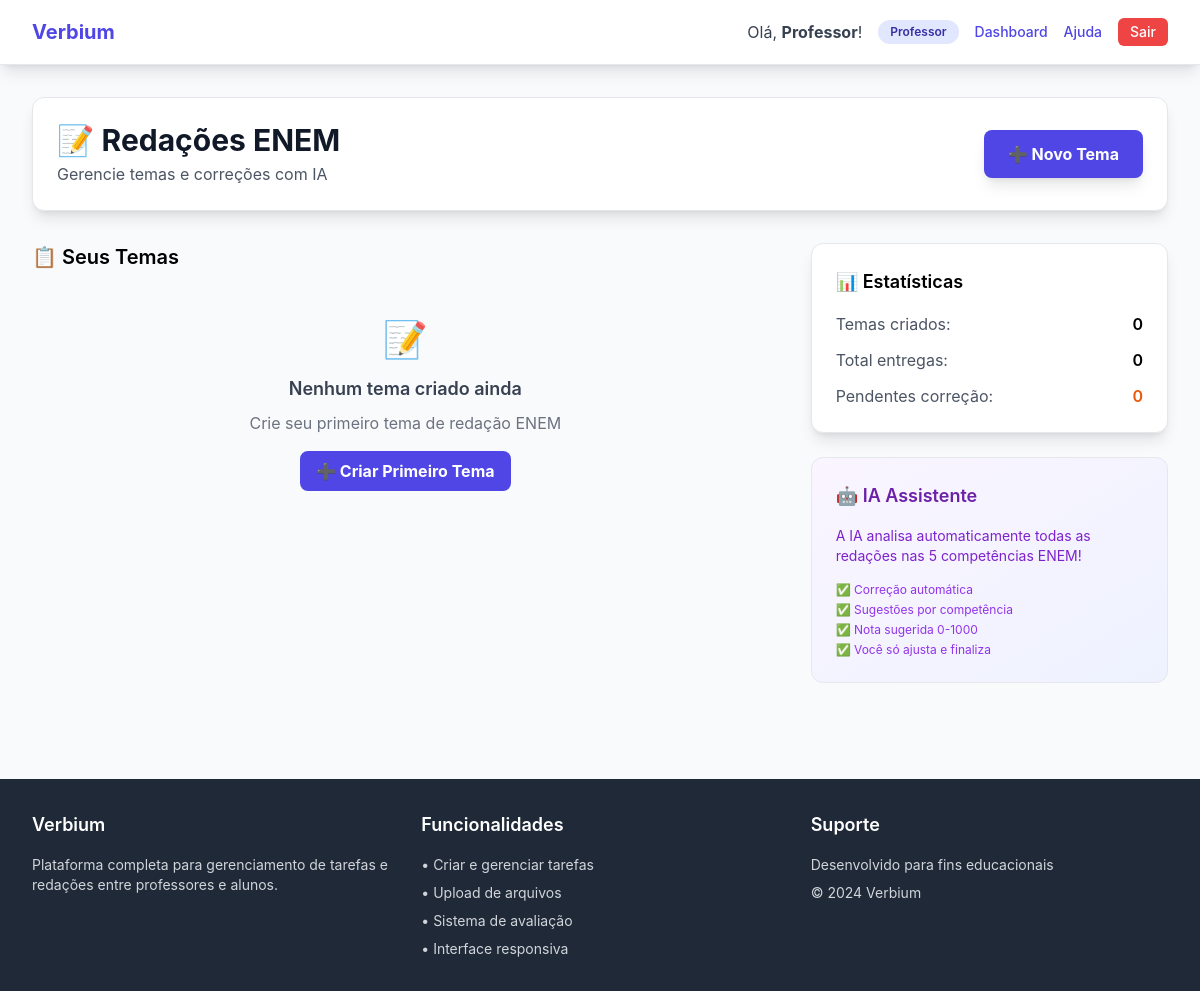
The app's page /redacoes/ (signed in), older data.
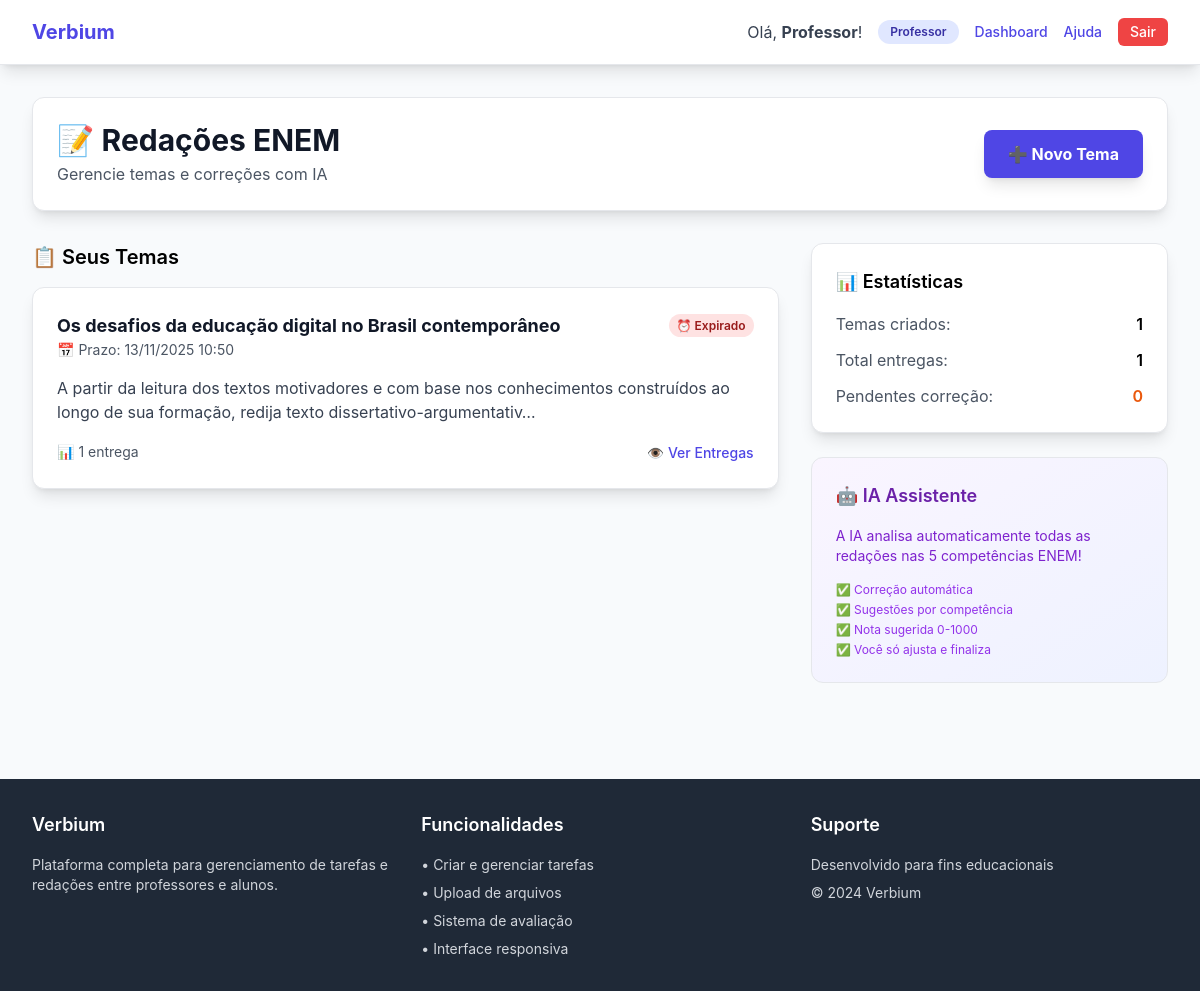
The same page, newer data.
### tarefas/models_redacao.py (models this page shows, shortened)
class RedacaoTema(models.Model):
    professor = models.ForeignKey(User, on_delete=models.CASCADE,
                                  limit_choices_to={'is_superuser': True},
                                  related_name='temas_redacao')
    titulo = models.CharField(max_length=200, verbose_name='Título do Tema')
    enunciado = models.TextField(verbose_name='Enunciado Completo')
    textos_apoio = models.TextField(blank=True, verbose_name='Textos de Apoio')
    arquivo_tema = models.FileField(upload_to='redacao_temas/', blank=True, null=True, verbose_name='Arquivo do Tema (PDF)')
    data_publicacao = models.DateTimeField(default=timezone.now)
    data_expiracao = models.DateTimeField(verbose_name='Prazo de Entrega')
    palavras_min = models.IntegerField(default=200, verbose_name='Mínimo de Palavras')
    palavras_max = models.IntegerField(default=500, verbose_name='Máximo de Palavras')
    ativo = models.BooleanField(default=True)
    class Meta:
        verbose_name = 'Tema de Redação'
        verbose_name_plural = 'Temas de Redação'
        ordering = ['-data_publicacao']
    def is_expired(self):
        return self.data_expiracao < timezone.now()

### tarefas/views_redacao.py (the view, shortened to what this page needs)
# urls.py: path('redacoes/', lista_redacoes, name='lista_redacoes'),
@login_required
def lista_redacoes(request):
    if request.user.is_superuser:
        temas = RedacaoTema.objects.filter(professor=request.user).order_by('-data_publicacao')
        return render(request, 'redacao/lista_professor.html', {'temas': temas})

### templates/redacao/lista_professor.html (shortened to what the changed rows need)
{% extends 'base.html' %}
{% block content %}
<div class="max-w-7xl mx-auto px-4 sm:px-6 lg:px-8 py-8">
    <header class="mb-8 bg-white p-6 rounded-xl shadow-lg border">
        <div class="flex justify-between items-center">
            <div>
                <h1 class="text-3xl font-bold text-gray-900">📝 Redações ENEM</h1>
            </div>
        </div>
    </header>
    <div class="grid grid-cols-1 lg:grid-cols-3 gap-8">
        <div class="lg:col-span-2">
            <h2 class="text-xl font-semibold mb-4">📋 Seus Temas</h2>
            {% for tema in temas %}
            <div class="bg-white p-6 rounded-xl shadow-lg border mb-6">
                <div class="flex justify-between items-start mb-4">
                    <div>
                        <h3 class="text-lg font-bold text-gray-900">{{ tema.titulo }}</h3>
                        <p class="text-sm text-gray-600">📅 Prazo: {{ tema.data_expiracao|date:"d/m/Y H:i" }}</p>
                    </div>
                    <div class="text-right">
                        {% if tema.is_expired %}
                            <span class="px-2 py-1 bg-red-100 text-red-800 rounded-full text-xs font-semibold">⏰ Expirado</span>
                        {% else %}
                            <span class="px-2 py-1 bg-green-100 text-green-800 rounded-full text-xs font-semibold">✅ Ativo</span>
                        {% endif %}
                    </div>
                </div>
                <p class="text-gray-700 mb-4">{{ tema.enunciado|truncatechars:150 }}</p>
                <div class="flex justify-between items-center">
                    <div class="text-sm text-gray-600">
                        📊 {{ tema.entregas.count }} entrega{{ tema.entregas.count|pluralize }}
                    </div>
                    <div class="space-x-2">
                        <a href="{% url 'tarefas:entregas_tema' tema.id %}" class="text-indigo-600 hover:text-indigo-800 font-medium text-sm">👁️ Ver Entregas</a>
                    </div>
                </div>
            </div>
            {% empty %}
            <div class="bg-gray-50 p-8 rounded-xl text-center">
                <div class="text-4xl mb-4">📝</div>
                <h3 class="text-lg font-semibold text-gray-700 mb-2">Nenhum tema criado ainda</h3>
                <p class="text-gray-500 mb-4">Crie seu primeiro tema de redação ENEM</p>
                <a href="{% url 'tarefas:criar_tema_redacao' %}" class="inline-block bg-indigo-600 hover:bg-indigo-700 text-white font-bold py-2 px-4 rounded-lg">
                    ➕ Criar Primeiro Tema
                </a>
            </div>
            {% endfor %}
        </div>
        <div class="lg:col-span-1">
            <div class="bg-white p-6 rounded-xl shadow-lg border mb-6">
                <div class="space-y-3">
                    <div class="flex justify-between">
                        <span class="text-gray-600">Temas criados:</span>
                        <span class="font-semibold">{{ temas.count }}</span>
                    </div>
                    <div class="flex justify-between">
                        <span class="text-gray-600">Total entregas:</span>
                        <span class="font-semibold">{{ temas|length }}</span>
                    </div>
                </div>
            </div>
        </div>
    </div>
</div>
{% endblock %}

Row changes from the older to the newer data that the page shows:
added RedacaoTema: titulo "Os desafios da educação digital no Brasil contemporâneo", data_expiracao "13/11/2025 10:50", shows "⏰ Expirado", enunciado "A partir da leitura dos textos motivadores e com base nos conhecimentos construídos ao longo de sua formação, redija texto dissertativo-argumentativ…", entregas.count "1"
Text that changed along with them:
{{ temas.count }}: "0" → "1"
{{ temas|length }}: "0" → "1"
text no longer shown: "📝 Nenhum tema criado ainda Crie seu primeiro tema de redação ENEM ➕ Criar Primeiro Tema"
